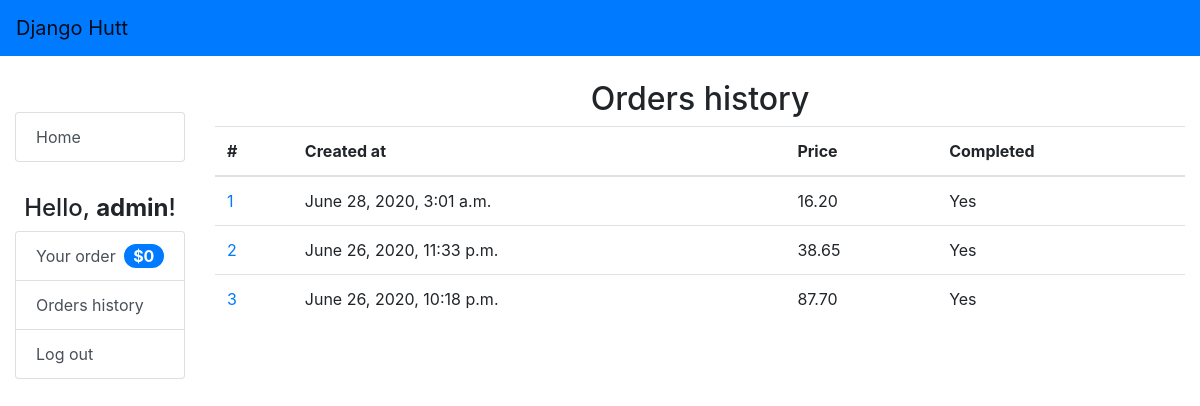
The app's page /orders-history (signed in) with its own data.
### orders/models.py (models this page shows, shortened)
class Order(models.Model):
    user = models.ForeignKey(User, on_delete=models.CASCADE, related_name="orders")
    created = models.DateTimeField(auto_now_add=True)
    order_sent = models.BooleanField(default=False)
    order_completed = models.BooleanField(default=False)
    pizzas = models.ManyToManyField(Pizza, through="OrderPizza")
    subs = models.ManyToManyField(Sub, blank=True, through="OrderSub")
    pastas = models.ManyToManyField(Pasta, blank=True, through="OrderPasta")
    salads = models.ManyToManyField(Salad, blank=True, through="OrderSalad")
    dinner_platters = models.ManyToManyField(DinnerPlatter, blank=True, through="OrderDinnerPlatter")
    def get_order_price(self):
        price = 0
        price += sum([x.get_total_price() for x in OrderPizza.objects.filter(order__id=self.id)])
        price += sum([x.get_total_price() for x in OrderSub.objects.filter(order__id=self.id)])
        price += sum([x.get_total_price() for x in OrderPasta.objects.filter(order__id=self.id)])
        price += sum([x.get_total_price() for x in OrderSalad.objects.filter(order__id=self.id)])
        price += sum([x.get_total_price() for x in OrderDinnerPlatter.objects.filter(order__id=self.id)])
        return price

class OrderPizza(models.Model):
    order = models.ForeignKey(Order, on_delete=models.CASCADE)
    pizza = models.ForeignKey(Pizza, on_delete=models.CASCADE)
    toppings = models.ManyToManyField(Topping)
    quantity = models.PositiveIntegerField()
    def get_total_price(self):
        return self.pizza.price * self.quantity

class Pizza(models.Model):
    name = models.ForeignKey(PizzaName, on_delete=models.CASCADE, related_name="pizzas")
    size = models.ForeignKey(Size, on_delete=models.CASCADE, related_name="pizzas")
    toppings_count = models.PositiveSmallIntegerField(default=0)
    price = models.DecimalField(max_digits=4, decimal_places=2, default=Decimal("0.0"))

class OrderDinnerPlatter(models.Model):
    order = models.ForeignKey(Order, on_delete=models.CASCADE)
    dinner_platter = models.ForeignKey(DinnerPlatter, on_delete=models.CASCADE)
    quantity = models.PositiveIntegerField()
    def get_total_price(self):
        return self.dinner_platter.price * self.quantity

class DinnerPlatter(models.Model):
    name = models.ForeignKey(DinnerPlatterName, on_delete=models.CASCADE, related_name="dinner_platters")
    size = models.ForeignKey(Size, on_delete=models.CASCADE, related_name="dinner_platters")
    price = models.DecimalField(max_digits=4, decimal_places=2, default=Decimal('0.0'))

### orders/views.py (the view)
# urls.py: path("orders-history", views.orders_history, name="orders_history"),
@login_required
def orders_history(request):
    context = {
        "orders": []
    }
    orders = Order.objects.filter(user__pk=request.user.id).filter(order_sent=True).order_by("-created")
    context["orders"] = orders
    return render(request, "orders/orders_history.html", context=context)

### orders/templates/orders/orders_history.html (shortened to what this page needs)
{% extends "orders/base.html" %}
{% block maintitle %}
  Orders history
{% endblock %}
{% block content %}
  {% if orders %}
    <table class="table">
      <thead>
        <tr>
          <th scope="col">#</th>
          <th>Created at</th>
          <th>Price</th>
          <th>Completed</th>
        </tr>
      </thead>
      <tbody>
        {% for order in orders %}
          <tr>
            <td scope="row"><a href="{% url 'order' order.id %}">{{ forloop.counter }}</a></td>
            <td>{{ order.created }}</td>
            <td>{{ order.get_order_price }}</td>
            <td>
              {% if order.order_completed %}
                Yes
              {% else %}
                No
              {% endif %}
            </td>
          </tr>
        {% endfor %}
      </tbody>
    </table>
  {% else %}
    <strong>There is no orders</strong>
  {% endif %}
{% endblock %}

### orders/templates/orders/base.html (shortened to what this page needs)
<!DOCTYPE html>
{% load static %}
<html>
  <head>
    <link rel="stylesheet" href="https://stackpath.bootstrapcdn.com/bootstrap/4.3.1/css/bootstrap.min.css">
    <link href="{% static 'orders/css/style.css' %}" rel="stylesheet">
  </head>
  <body>
    // home button nav bar
    <nav class="navbar navbar-light bg-primary fixed-top">
      <a id="brand-logo" class="navbar-brand" href="">Django Hutt</a>
    </nav>
    <div id="container-main" class="container-fluid">
      <div class="row">
        <div class="col-lg-2  col-md-2" id="side-nav">
          <div class="list-group">
            <a href="{% url 'index' %}" class="list-group-item list-group-item-action">Home</a>
          </div>
          <div id="greeting" class="text-center">
            <h4>
              {% if user.is_authenticated %}
                Hello, <strong>{{ user.username }}</strong>!
              {% else %}
                Hello, stranger!
              {% endif %}
            </h4>
          </div>
          <div class="list-group">
            {% if user.is_authenticated %}
              <a class="list-group-item list-group-item-action d-flex justify-content-between align-items-center" href="{% url 'order' %}">
                Your order <span id="order-price" class="badge badge-primary badge-pill">$0</span>
              </a>
              <a class="list-group-item list-group-item-action" href="{% url 'orders_history' %}">Orders history</a>
              <a class="list-group-item list-group-item-action" href="{% url 'logout' %}">Log out</a>
            {% else %}
              <a class="list-group-item list-group-item-action" href="{% url 'login' %}">Log in</a>
              <a class="list-group-item list-group-item-action" href="{% url 'register' %}">Register</a>
            {% endif %}
          </div>
        </div>
        <main class="col-lg-10 col-md-10">
          <h2 class="text-center">
            {% block maintitle %}
            {% endblock %}
          </h2>
          {% block content %}
          {% endblock %}
        </main>
      </div>
    </div>
  </body>
</html>

### orders/static/orders/css/style.css (style rules this page uses)
#side-nav { margin-top: 2em; }
#container-main { margin-top: 3.5em; margin-bottom: 3.5em; }
#order-price { font-size: 1em; }
#greeting { margin-top: 2em; }

### records on screen
Order: created "June 28, 2020, 3:01 a.m.", get_order_price "16.20", order_completed "Yes"
Order: created "June 26, 2020, 11:33 p.m.", get_order_price "38.65", order_completed "Yes"
Order: created "June 26, 2020, 10:18 p.m.", get_order_price "87.70", order_completed "Yes"

### other values on screen
{{ user.username }} "admin"
